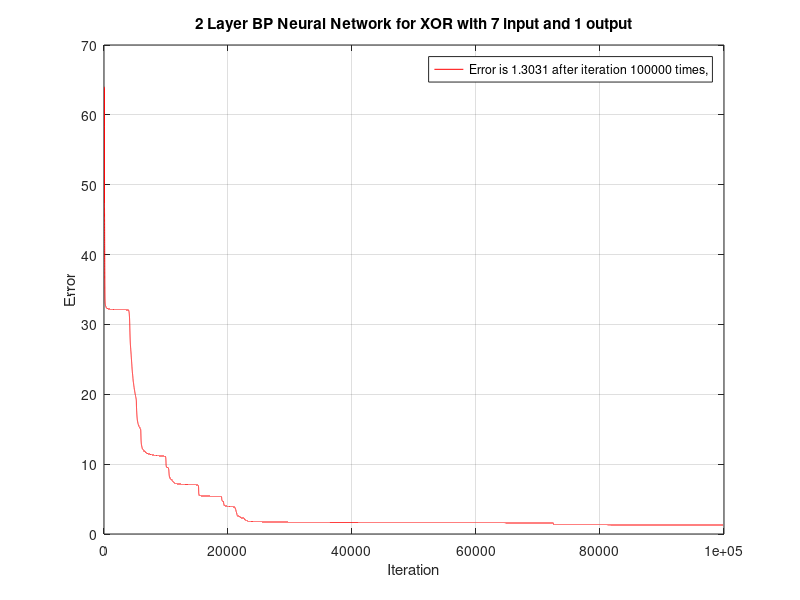
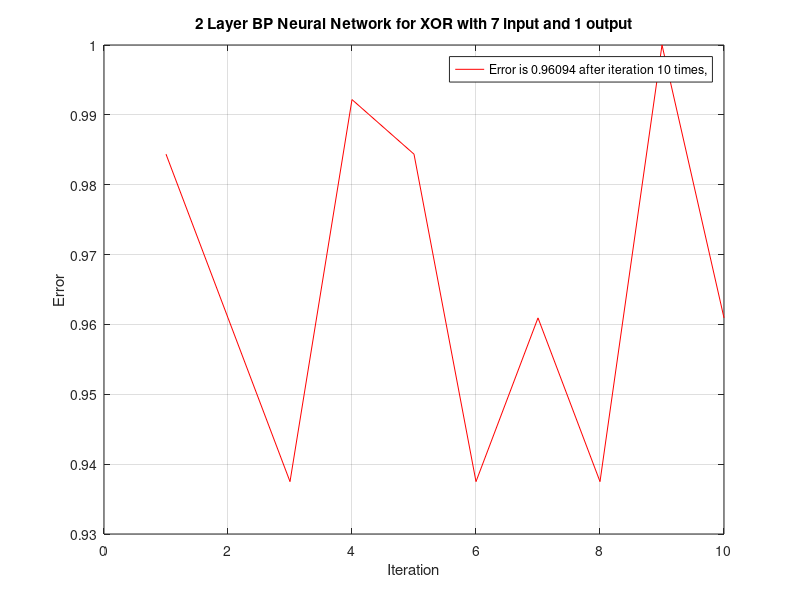

Recreate these plots in MATLAB, in order.
%% plot error
figure(1)
load XOR7_Error.txt
data=XOR7_Error;
plot(data,'r')
xlabel('Iteration')
ylabel('Error')
grid on
hold on
title('2 Layer BP Neural Network for XOR with 7 input and 1 output')
legend(['Error is ',num2str(data(end)),' after iteration ',num2str(length(data)),' times,',])

%% plot result
figure(2)
load XOR7_Result.txt
data=XOR7_Result;
plot(data,'r')
xlabel('Iteration')
ylabel('Error')
grid on
hold on
title('2 Layer BP Neural Network for XOR with 7 input and 1 output')
legend(['Error is ',num2str(data(end)),' after iteration ',num2str(length(data)),' times,',])









